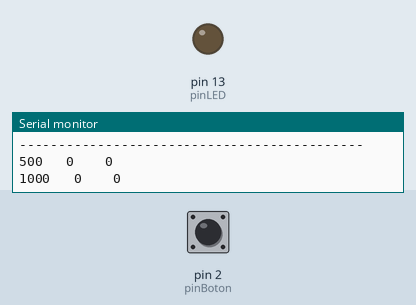
The sketch below on a simulated Arduino Uno, built with avr-gcc and run on an emulated ATmega328P. On the bench: output pins drawn as LEDs (lit = HIGH), the last lines printed to the serial monitor. Inputs (shaded band) come from the test bench; at power-on: pin 2 (pinBoton) LOW.

Above: at 1.4 s.
1.5 s: pin 2 (pinBoton) pulled HIGH for 0.15 s
At 1.59 s:
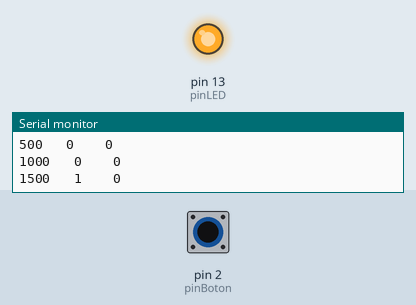
3.1 s: pin 2 (pinBoton) pulled HIGH for 3.2 s
At 6.9 s:
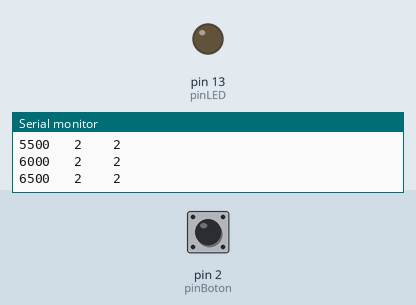
Timing chart, 0 to 8.4 s (numbered marks = the images above; inputs shaded):
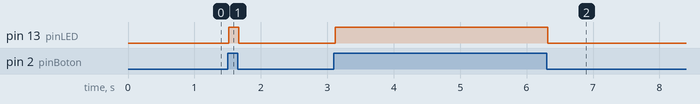

Measured:
- after the input at 1.5 s, pin 13 (pinLED): LOW → HIGH at once, → LOW 0.15 s later
- after the input at 3.1 s, pin 13 (pinLED): LOW → HIGH at once, → LOW 3.2 s later

The sketch:

lab-03-parte1-debouncing.ino
```cpp
/*
 * lab-03-parte1-debouncing.ino
 * Laboratorio 3 — Parte 1: Debouncing por Software
 *
 * Demuestra el problema de rebote (bouncing) en botones digitales
 * y su solución mediante debouncing por software con millis().
 *
 * El programa registra dos contadores en paralelo:
 *   - contadorBruto:   detecta TODOS los flancos, incluyendo rebotes
 *   - contadorDebounce: detecta solo pulsaciones reales (ventana 20 ms)
 *
 * La diferencia entre ambos contadores cuantifica el bouncing del botón.
 *
 * Circuito (Fase A — solo software, sin capacitor):
 *   D2  — Botón con resistencia pull-down 10kΩ (HIGH = presionado)
 *   D13 — LED indicador (resistencia 220Ω en serie)
 *
 * Nota: En la Fase B de este laboratorio se agrega un capacitor cerámico
 * 100nF en paralelo con la resistencia pull-down. Esa modificación de
 * hardware se evalúa usando el contador de interrupciones de la Sesión 2.
 *
 * Autor: Ricardo Amézquita Orozco
 * Curso: Electrónica Digital 2016684 — 2026-1
 */

// === DEFINICIÓN DE PINES ===
const int pinBoton = 2;     // Botón con pull-down 10kΩ — HIGH = presionado
const int pinLED   = 13;    // LED indicador de pulsación validada (220Ω en serie)

// === VARIABLES GLOBALES ===

// --- Lectura del botón ---
bool lecturaBruta    = LOW;  // Lectura directa del pin en cada iteración
bool lecturaAnterior = LOW;  // Lectura en la iteración inmediatamente anterior

// --- Debouncing por software ---
// Estado estable: valor aceptado después de que la señal permaneció
// estable durante al menos DEBOUNCE_MS milisegundos.
bool estadoEstable = LOW;

// Timestamp del último cambio detectado en la lectura bruta.
// Se reinicia cada vez que la señal oscila (rebote o cambio real).
unsigned long tiempoUltimoCambio = 0;

// Ventana de debounce: tiempo mínimo que la señal debe permanecer
// estable para considerarla un cambio de estado real.
// Los rebotes mecánicos duran típicamente 1–10 ms; 20 ms es seguro.
const unsigned long DEBOUNCE_MS = 20;

// --- Contadores comparativos ---
// contadorBruto registra cada flanco ascendente sin filtro.
// Con rebotes, una pulsación física puede generar 2–50 flancos.
int contadorBruto    = 0;

// contadorDebounce registra solo flancos ascendentes validados.
// Cada pulsación física real produce exactamente 1 incremento.
int contadorDebounce = 0;

// --- Reporte periódico por Serial ---
unsigned long tiempoDisplay = 0;
const unsigned long INTERVALO_DISPLAY = 500;   // Reporte cada 500 ms

// === CONFIGURACIÓN ===
void setup() {
  Serial.begin(9600);
  Serial.println("============================================");
  Serial.println("  Lab 3 — Parte 1: Debouncing por Software");
  Serial.println("============================================");
  Serial.println();
  Serial.println("Presione el boton varias veces y observe");
  Serial.println("la diferencia entre contadores.");
  Serial.println();
  Serial.println("t(ms)    Bruto    ConDebounce_SW");
  Serial.println("--------------------------------------------");

  // Pull-down externo — no usar INPUT_PULLUP (invierte la lógica)
  pinMode(pinBoton, INPUT);
  pinMode(pinLED, OUTPUT);
  digitalWrite(pinLED, LOW);
}

// === BUCLE PRINCIPAL ===
void loop() {
  lecturaBruta = digitalRead(pinBoton);

  // --- Contador bruto: flanco ascendente sin ningún filtro ---
  // Detecta cada transición LOW→HIGH, incluyendo rebotes.
  if (lecturaBruta == HIGH && lecturaAnterior == LOW) {
    contadorBruto++;
  }

  // --- Debouncing por software: algoritmo millis() + estado estable ---

  // Paso 1: Si la lectura cambia respecto a la anterior, reiniciar temporizador.
  // Esto ocurre tanto en rebotes reales como en el cambio de estado deseado.
  if (lecturaBruta != lecturaAnterior) {
    tiempoUltimoCambio = millis();
  }

  // Paso 2: Si la señal permaneció estable durante DEBOUNCE_MS,
  // comparar con el estado estable anterior para detectar transiciones reales.
  if ((millis() - tiempoUltimoCambio) >= DEBOUNCE_MS) {
    if (lecturaBruta != estadoEstable) {
      estadoEstable = lecturaBruta;

      if (estadoEstable == HIGH) {
        // Flanco ascendente validado: pulsación física real confirmada
        contadorDebounce++;
        digitalWrite(pinLED, HIGH);
      } else {
        // Flanco descendente validado: botón liberado
        digitalWrite(pinLED, LOW);
      }
    }
  }

  // Actualizar lectura anterior para la próxima iteración
  lecturaAnterior = lecturaBruta;

  // --- Reporte periódico por Serial Monitor ---
  if ((millis() - tiempoDisplay) >= INTERVALO_DISPLAY) {
    tiempoDisplay = millis();
    Serial.print(millis());
    Serial.print("\t ");
    Serial.print(contadorBruto);
    Serial.print("\t  ");
    Serial.println(contadorDebounce);
  }
}
```
